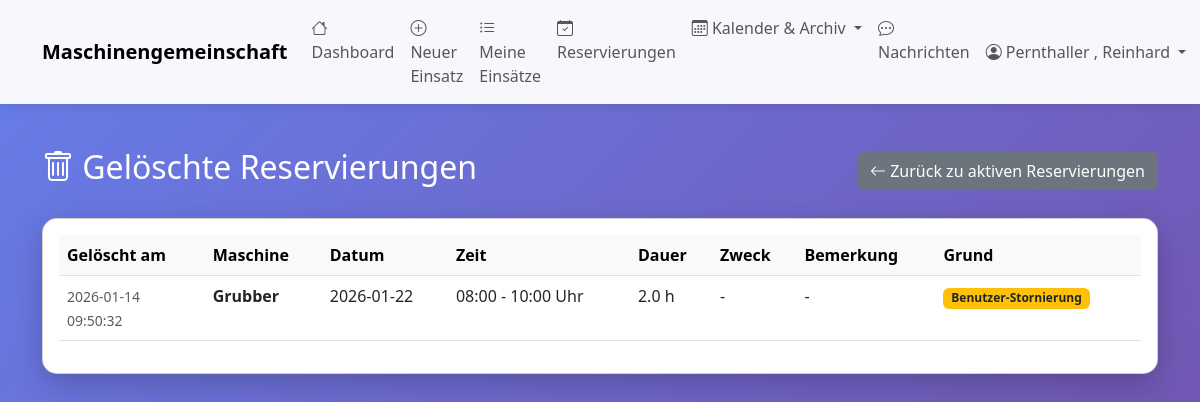
Page /geloeschte-reservierungen (signed in) on the committed database.
### tables this page shows
CREATE TABLE reservierungen_geloescht (
                id INTEGER PRIMARY KEY AUTOINCREMENT,
                reservierung_id INTEGER,
                maschine_id INTEGER NOT NULL,
                maschine_bezeichnung TEXT,
                benutzer_id INTEGER NOT NULL,
                benutzer_name TEXT,
                datum DATE NOT NULL,
                uhrzeit_von TIME NOT NULL,
                uhrzeit_bis TIME NOT NULL,
                nutzungsdauer_stunden REAL NOT NULL,
                zweck TEXT,
                bemerkung TEXT,
                erstellt_am TIMESTAMP,
                geloescht_am TIMESTAMP DEFAULT CURRENT_TIMESTAMP,
                geloescht_von INTEGER,
                grund TEXT
            );

### web_app.py (the view)
@app.route('/geloeschte-reservierungen')
@login_required
def geloeschte_reservierungen():
    from datetime import datetime
    with MaschinenDBContext(DB_PATH) as db:
        cursor = db.connection.cursor()
        cursor.execute("""
            SELECT * FROM reservierungen_geloescht
            WHERE benutzer_id = ?
            ORDER BY geloescht_am DESC
            LIMIT 100
        """, (session['benutzer_id'],))
        columns = [desc[0] for desc in cursor.description]
        geloeschte = [dict(zip(columns, row)) for row in cursor.fetchall()]
    return render_template('geloeschte_reservierungen.html',
                         geloeschte=geloeschte,
                         today=datetime.now().strftime('%Y-%m-%d'))

### database.py (called while the page is built)
    def connect(self):
        self.connection = sqlite3.connect(self.db_path)
        self.connection.row_factory = sqlite3.Row
        self.cursor = self.connection.cursor()

    def close(self):
        if self.connection:
            self.connection.close()

    def __enter__(self):
        self.connect()
        return self

    def __exit__(self, exc_type, exc_val, exc_tb):
        if exc_type is None:
            self.connection.commit()
        else:
            self.connection.rollback()
        self.close()
        return False

### web_app.py (called while the page is built)
def login_required(f):
    @wraps(f)
    def decorated_function(*args, **kwargs):
        if 'benutzer_id' not in session:
            flash('Bitte melden Sie sich an.', 'warning')
            return redirect(url_for('login'))
        return f(*args, **kwargs)
    return decorated_function

### templates/geloeschte_reservierungen.html (shortened to what this page needs)
{% extends "base.html" %}
{% block content %}
<div class="row mt-4">
    <div class="col-12">
        <div class="d-flex justify-content-between align-items-center mb-4">
            <h2 class="text-white">
                <i class="bi bi-trash"></i> Gelöschte Reservierungen
            </h2>
            <a href="{{ url_for('meine_reservierungen') }}" class="btn btn-secondary">
                <i class="bi bi-arrow-left"></i> Zurück zu aktiven Reservierungen
            </a>
        </div>
    </div>
</div>
{% if geloeschte %}
<div class="row">
    <div class="col-12">
        <div class="card">
            <div class="card-body">
                <div class="table-responsive">
                    <table class="table table-hover">
                        <thead class="table-light">
                            <tr>
                                <th>Gelöscht am</th>
                                <th>Maschine</th>
                                <th>Datum</th>
                                <th>Zeit</th>
                                <th>Dauer</th>
                                <th>Zweck</th>
                                <th>Bemerkung</th>
                                <th>Grund</th>
                            </tr>
                        </thead>
                        <tbody>
                            {% for res in geloeschte %}
                            <tr>
                                <td>
                                    <small class="text-muted">
                                        {{ res.geloescht_am.split(' ')[0] }}<br>
                                        {{ res.geloescht_am.split(' ')[1].split('.')[0] if ' ' in res.geloescht_am else '' }}
                                    </small>
                                </td>
                                <td><strong>{{ res.maschine_bezeichnung }}</strong></td>
                                <td>{{ res.datum }}</td>
                                <td>{{ res.uhrzeit_von }} - {{ res.uhrzeit_bis }} Uhr</td>
                                <td>{{ res.nutzungsdauer_stunden }} h</td>
                                <td>{{ res.zweck or '-' }}</td>
                                <td>{{ res.bemerkung or '-' }}</td>
                                <td><span class="badge bg-warning text-dark">{{ res.grund or 'Storniert' }}</span></td>
                            </tr>
                            {% endfor %}
                        </tbody>
                    </table>
                </div>
            </div>
        </div>
    </div>
</div>
{% endif %}
{% endblock %}

### templates/base.html (style rules this page uses)
body { min-height: 100vh; background: linear-gradient(135deg, #667eea 0%, #764ba2 100%); }
.card { border-radius: 15px; box-shadow: 0 10px 30px rgba(0,0,0,0.2); }

### rows in the picture
reservierungen_geloescht: geloescht_am "2026-01-14", geloescht_am "09:50:32", maschine_bezeichnung "Grubber", datum "2026-01-22", uhrzeit_von "08:00", uhrzeit_bis "10:00", nutzungsdauer_stunden "2.0", zweck "-", bemerkung "-", grund "Benutzer-Stornierung"

### other values in the picture
{{ session.get('benutzer_name') }} "Pernthaller , Reinhard"
